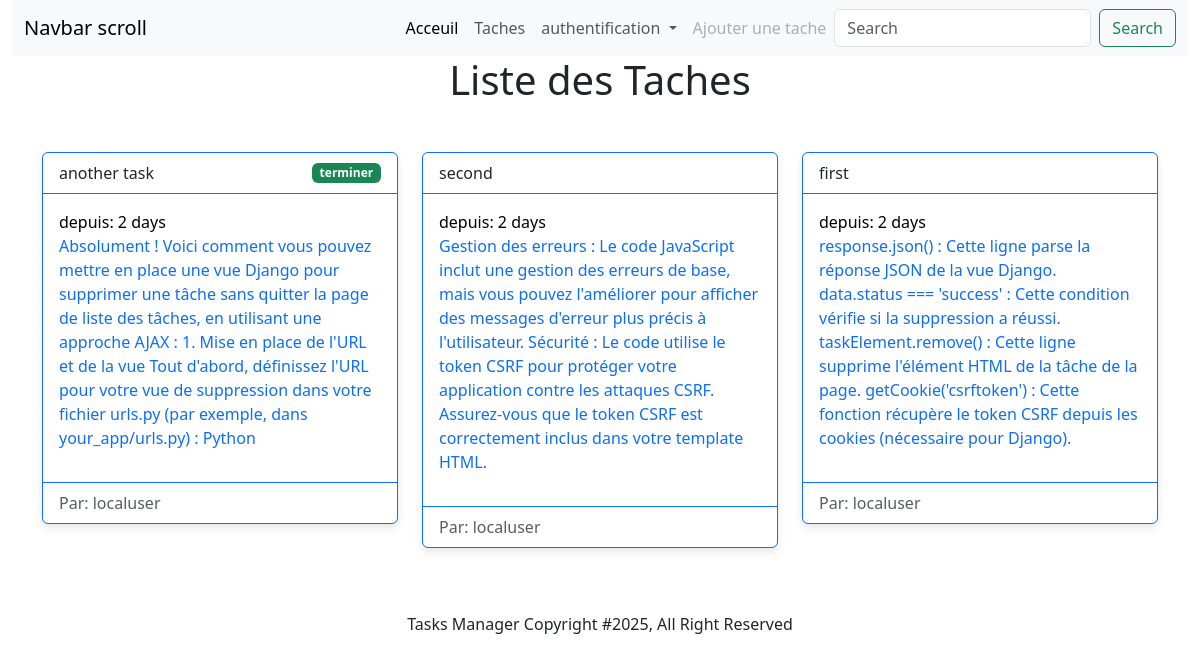
Page /task/ on the earlier database version.
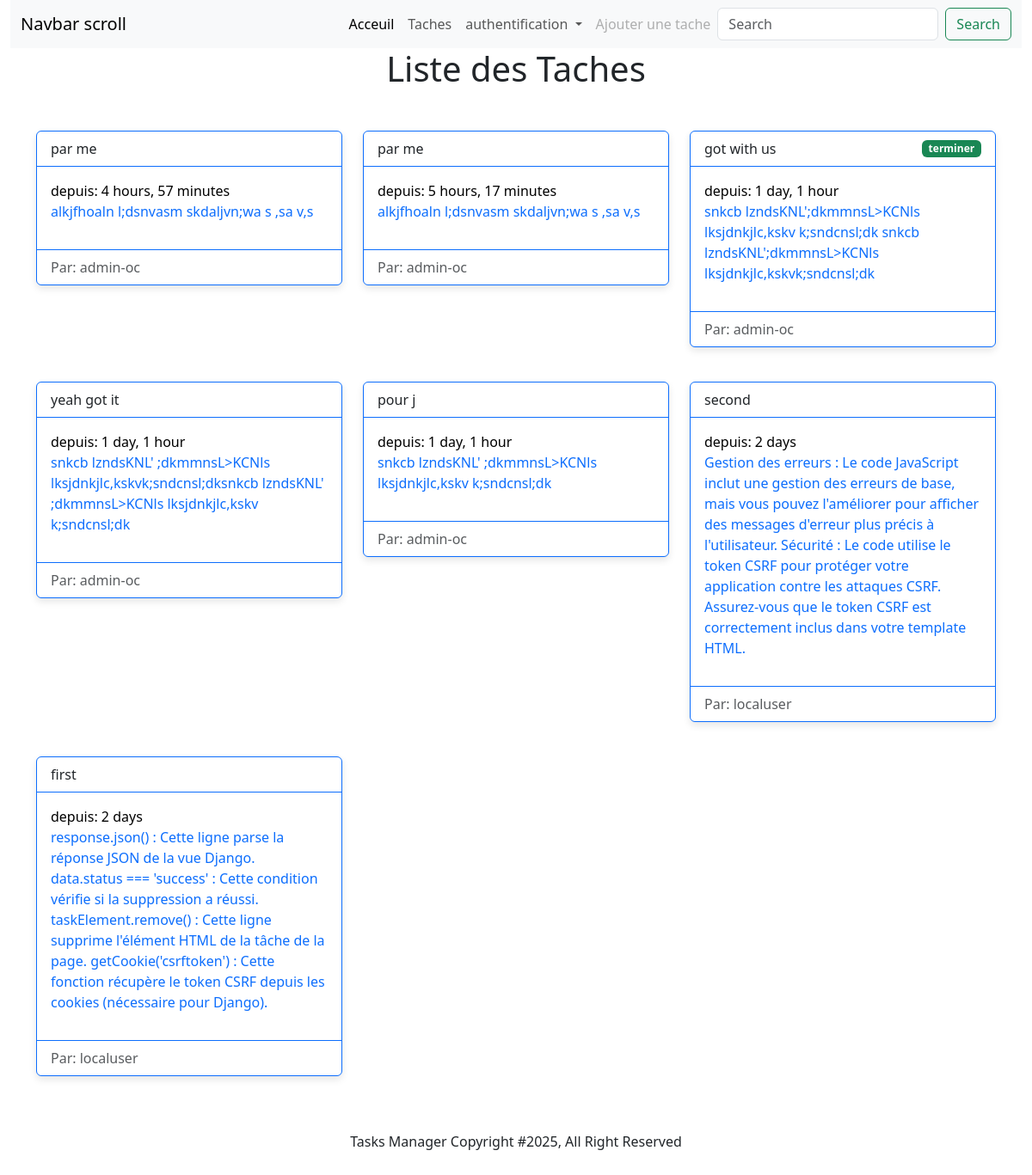
Same page on the later database version.
### task/models.py (models this page shows, shortened)
class Task(models.Model):
    title = models.CharField(max_length=255)
    content = models.TextField(blank=True, null=True)
    status_choices = [
        ("terminer", "Terminer"),
        ("encours", "En cours"),
    ]
    status = models.CharField(max_length=20, choices=status_choices, default="encours") # Added status field
    created = models.DateTimeField(auto_now=True)
    updated = models.DateTimeField(auto_now_add=True)
    author = models.ForeignKey(User, on_delete=models.CASCADE)
    class Meta:
        ordering = ["-created"]

### home/models.py (models this page shows, shortened)
class User(AbstractUser):
	profile_pic = models.ImageField(upload_to = "profile_pic", default = "img/profile_pic")

### task/views.py (the view)
# urls.py: path("", views.index, name = "index"),
def index(request):
	tasks = Task.objects.all()
	context = {
		"tasks": tasks
	}
	return render(request, "task/index.html", context)

### templates/task/index.html (shortened to what this page needs)
{% extends "base.html" %}
{% load static %}
{% block content %}
    <h1 class="h1 text-center">Liste des Taches</h1>
    <div class="container mt-5">
        <div class="row row-cols-1 row-cols-md-3 g-4">
            {% for task in tasks %}
                <div class="col" id="task-{{ task.id }}">
                    <div class="card border-primary mb-3">
                        <div class="card-header bg-transparent border-primary d-flex justify-content-between align-items-center">
                            <span>{{ task.title }} </span>
                            <span class="badge {% if task.status == 'encours' %} btn-danger {% else %} bg-success {% endif %}">{{ task.status|safe }}</span>
                        </div>
                        <div class="card-body text-primary">
                            <span class="card-title text-black my-2">depuis: {{ task.created|timesince }}</span>
                            <p>{{ task.content }}</p>
                        </div>
                        <div class="card-footer bg-transparent border-primary d-flex justify-content-between align-items-center">
                            <span class="text-muted">Par: {{ task.author.username }}</span>
                        </div>
                    </div>
                </div>
            {% endfor %}
        </div>
    </div>
{% endblock %}
{% block css %}
    <link rel="stylesheet" type="text/css" href="{% static 'css/task/styles.css' %}">
{% endblock %}

### templates/base.html (shortened to what this page needs)
<!DOCTYPE html>
{% load static %}
<html>
<head>
	<link href="https://cdn.jsdelivr.net/npm/bootstrap@5.3.3/dist/css/bootstrap.min.css" rel="stylesheet">
	<link rel="stylesheet" href="https://cdnjs.cloudflare.com/ajax/libs/font-awesome/6.7.0/css/all.min.css" />
	{% block css %}
	{% endblock %}
</head>
<body>
	<div class="container-fluid">
	{% include "partials/navbar.html" %}
	{% block content %}{% endblock %}
	{% include "partials/footer.html" %}
	</div>
</body>
</html>

### templates/partials/navbar.html (shortened to what this page needs)
{% load static %}
<nav class="navbar navbar-expand-lg bg-body-tertiary">
  <div class="container-fluid">
    <a class="navbar-brand" href="#">Navbar scroll</a>
    <div class="collapse navbar-collapse" id="navbarScroll">
      <ul class="navbar-nav ms-auto my-2 my-lg-0 navbar-nav-scroll" style="--bs-scroll-height: 100px;">
        <li class="nav-item">
          <a class="nav-link active" aria-current="page" href="{% url 'home:index' %}">Acceuil</a>
        </li>
        <li class="nav-item">
          <a class="nav-link" href="{% url 'task:index' %}">Taches</a>
        </li>
        <li class="nav-item dropdown">
        {% if not user.is_authenticated %}
                  <a class="nav-link dropdown-toggle" href="#" role="button" data-bs-toggle="dropdown" aria-expanded="false">
	            authentification
	          </a>
        {% endif %}
        </li>
        <li class="nav-item">
          <a class="nav-link disabled" href="{% url 'task:add_task' %}" aria-disabled="true">Ajouter une tache</a>
        </li>
      </ul>
      <form class="d-flex" role="search">
        <input class="form-control me-2" type="search" placeholder="Search" aria-label="Search">
        <button class="btn btn-outline-success" type="submit">Search</button>
      </form>
    </div>
  </div>
</nav>

### templates/partials/footer.html
<div class="col-12 my-5">
	<div class="text-center">Tasks Manager Copyright #2025, All Right Reserved</div>
</div>

### static/css/task/styles.css (style rules this page uses)
.card { box-shadow: 0 4px 8px rgba(0, 0, 0, 0.1); transition: transform 0.2s; }

Differences in the rows shown:
removed Task: title "another task", status "terminer", created "2 days", content "Absolument ! Voici comment vous pouvez mettre en place une vue Django pour supprimer une tâche sans quitter la page de liste des tâches, en utilisant une approche AJAX : 1. Mise en place de l'URL et de la vue Tout d'abord, définissez l'URL pour votre vue de suppression dans votre fichier urls.py (par exemple, dans your_app/urls.py) : Python", author.username "localuser"
added Task: title "par me", created "4 hours, 57 minutes", content "alkjfhoaln l;dsnvasm skdaljvn;wa s ,sa v,s", author.username "admin-oc"
added Task: title "par me", created "5 hours, 17 minutes", content "alkjfhoaln l;dsnvasm skdaljvn;wa s ,sa v,s", author.username "admin-oc"
added Task: title "got with us", status "terminer", created "1 day, 1 hour", content "snkcb lzndsKNL';dkmmnsL>KCNls lksjdnkjlc,kskv k;sndcnsl;dk snkcb lzndsKNL';dkmmnsL>KCNls lksjdnkjlc,kskvk;sndcnsl;dk", author.username "admin-oc"
added Task: title "yeah got it", created "1 day, 1 hour", content "snkcb lzndsKNL' ;dkmmnsL>KCNls lksjdnkjlc,kskvk;sndcnsl;dksnkcb lzndsKNL' ;dkmmnsL>KCNls lksjdnkjlc,kskv k;sndcnsl;dk", author.username "admin-oc"
added Task: title "pour j", created "1 day, 1 hour", content "snkcb lzndsKNL' ;dkmmnsL>KCNls lksjdnkjlc,kskv k;sndcnsl;dk", author.username "admin-oc"
